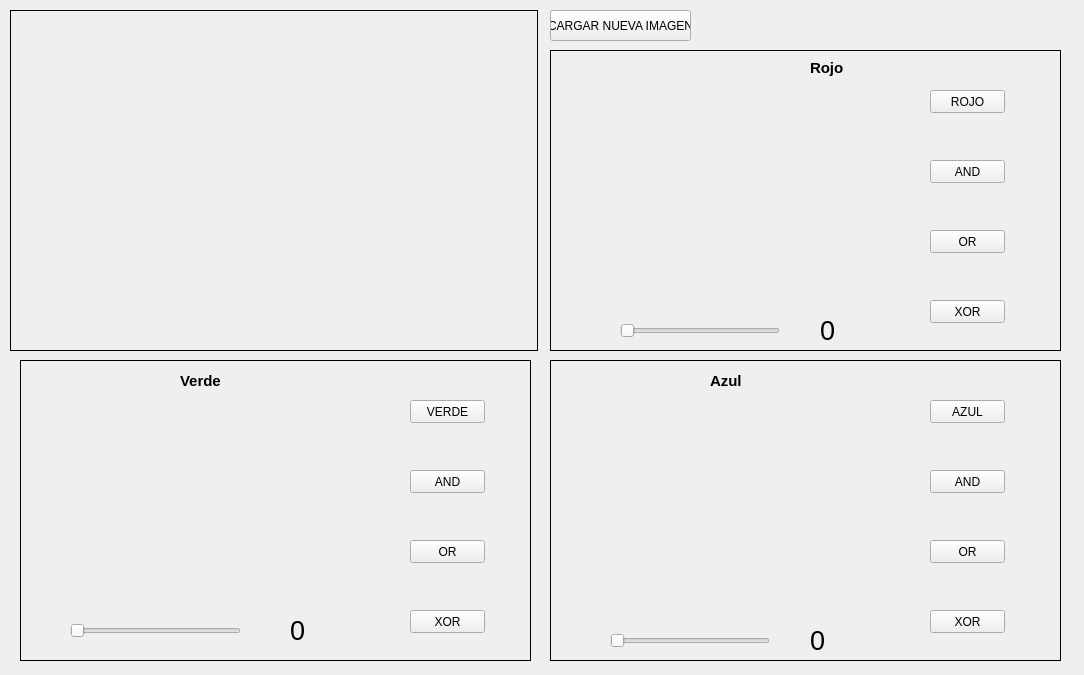
<?xml version="1.0" encoding="UTF-8"?>
<ui version="4.0">
 <class>MainWindow</class>
 <widget class="QMainWindow" name="MainWindow">
  <property name="geometry">
   <rect>
    <x>0</x>
    <y>0</y>
    <width>1084</width>
    <height>675</height>
   </rect>
  </property>
  <property name="windowTitle">
   <string>Manejo de Pixeles de Imagenes</string>
  </property>
  <widget class="QWidget" name="centralwidget">
   <widget class="QLabel" name="label">
    <property name="geometry">
     <rect>
      <x>10</x>
      <y>10</y>
      <width>528</width>
      <height>341</height>
     </rect>
    </property>
    <property name="styleSheet">
     <string notr="true">border: 0.5px solid black;
</string>
    </property>
    <property name="text">
     <string/>
    </property>
   </widget>
   <widget class="QPushButton" name="pushButton_4">
    <property name="geometry">
     <rect>
      <x>550</x>
      <y>10</y>
      <width>141</width>
      <height>31</height>
     </rect>
    </property>
    <property name="text">
     <string>CARGAR NUEVA IMAGEN</string>
    </property>
   </widget>
   <widget class="QWidget" name="widget" native="true">
    <property name="geometry">
     <rect>
      <x>20</x>
      <y>360</y>
      <width>511</width>
      <height>301</height>
     </rect>
    </property>
    <property name="styleSheet">
     <string notr="true"/>
    </property>
    <widget class="QSlider" name="horizontalSlider">
     <property name="geometry">
      <rect>
       <x>50</x>
       <y>260</y>
       <width>171</width>
       <height>22</height>
      </rect>
     </property>
     <property name="maximum">
      <number>255</number>
     </property>
     <property name="orientation">
      <enum>Qt::Horizontal</enum>
     </property>
    </widget>
    <widget class="QLabel" name="label_3">
     <property name="geometry">
      <rect>
       <x>30</x>
       <y>40</y>
       <width>301</width>
       <height>201</height>
      </rect>
     </property>
     <property name="text">
      <string/>
     </property>
    </widget>
    <widget class="QLabel" name="label_6">
     <property name="geometry">
      <rect>
       <x>160</x>
       <y>10</y>
       <width>51</width>
       <height>21</height>
      </rect>
     </property>
     <property name="font">
      <font>
       <pointsize>11</pointsize>
       <weight>75</weight>
       <bold>true</bold>
      </font>
     </property>
     <property name="styleSheet">
      <string notr="true">border: </string>
     </property>
     <property name="text">
      <string>Verde</string>
     </property>
    </widget>
    <widget class="QPushButton" name="pushButton">
     <property name="geometry">
      <rect>
       <x>390</x>
       <y>110</y>
       <width>75</width>
       <height>23</height>
      </rect>
     </property>
     <property name="text">
      <string>AND</string>
     </property>
    </widget>
    <widget class="QPushButton" name="pushButton_2">
     <property name="geometry">
      <rect>
       <x>390</x>
       <y>180</y>
       <width>75</width>
       <height>23</height>
      </rect>
     </property>
     <property name="text">
      <string>OR</string>
     </property>
    </widget>
    <widget class="QPushButton" name="pushButton_3">
     <property name="geometry">
      <rect>
       <x>390</x>
       <y>250</y>
       <width>75</width>
       <height>23</height>
      </rect>
     </property>
     <property name="text">
      <string>XOR</string>
     </property>
    </widget>
    <widget class="QLabel" name="label_8">
     <property name="geometry">
      <rect>
       <x>270</x>
       <y>260</y>
       <width>61</width>
       <height>21</height>
      </rect>
     </property>
     <property name="font">
      <font>
       <pointsize>20</pointsize>
      </font>
     </property>
     <property name="text">
      <string>0</string>
     </property>
    </widget>
    <widget class="QPushButton" name="pushButton_8">
     <property name="geometry">
      <rect>
       <x>390</x>
       <y>40</y>
       <width>75</width>
       <height>23</height>
      </rect>
     </property>
     <property name="text">
      <string>VERDE</string>
     </property>
    </widget>
    <widget class="QWidget" name="widget_6" native="true">
     <property name="geometry">
      <rect>
       <x>0</x>
       <y>0</y>
       <width>511</width>
       <height>301</height>
      </rect>
     </property>
     <property name="styleSheet">
      <string notr="true">border: 1px solid black;</string>
     </property>
    </widget>
    <zorder>widget_6</zorder>
    <zorder>horizontalSlider</zorder>
    <zorder>label_3</zorder>
    <zorder>label_6</zorder>
    <zorder>pushButton</zorder>
    <zorder>pushButton_2</zorder>
    <zorder>pushButton_3</zorder>
    <zorder>label_8</zorder>
    <zorder>pushButton_8</zorder>
   </widget>
   <widget class="QWidget" name="widget_3" native="true">
    <property name="geometry">
     <rect>
      <x>550</x>
      <y>360</y>
      <width>511</width>
      <height>301</height>
     </rect>
    </property>
    <widget class="QLabel" name="label_4">
     <property name="geometry">
      <rect>
       <x>40</x>
       <y>50</y>
       <width>301</width>
       <height>201</height>
      </rect>
     </property>
     <property name="text">
      <string/>
     </property>
    </widget>
    <widget class="QLabel" name="label_7">
     <property name="geometry">
      <rect>
       <x>160</x>
       <y>10</y>
       <width>41</width>
       <height>21</height>
      </rect>
     </property>
     <property name="font">
      <font>
       <pointsize>11</pointsize>
       <weight>75</weight>
       <bold>true</bold>
      </font>
     </property>
     <property name="text">
      <string>Azul</string>
     </property>
    </widget>
    <widget class="QSlider" name="horizontalSlider_2">
     <property name="geometry">
      <rect>
       <x>60</x>
       <y>270</y>
       <width>160</width>
       <height>22</height>
      </rect>
     </property>
     <property name="maximum">
      <number>255</number>
     </property>
     <property name="orientation">
      <enum>Qt::Horizontal</enum>
     </property>
    </widget>
    <widget class="QPushButton" name="pushButton_5">
     <property name="geometry">
      <rect>
       <x>380</x>
       <y>110</y>
       <width>75</width>
       <height>23</height>
      </rect>
     </property>
     <property name="text">
      <string>AND</string>
     </property>
    </widget>
    <widget class="QPushButton" name="pushButton_6">
     <property name="geometry">
      <rect>
       <x>380</x>
       <y>180</y>
       <width>75</width>
       <height>23</height>
      </rect>
     </property>
     <property name="text">
      <string>OR</string>
     </property>
    </widget>
    <widget class="QPushButton" name="pushButton_7">
     <property name="geometry">
      <rect>
       <x>380</x>
       <y>250</y>
       <width>75</width>
       <height>23</height>
      </rect>
     </property>
     <property name="text">
      <string>XOR</string>
     </property>
    </widget>
    <widget class="QPushButton" name="pushButton_9">
     <property name="geometry">
      <rect>
       <x>380</x>
       <y>40</y>
       <width>75</width>
       <height>23</height>
      </rect>
     </property>
     <property name="text">
      <string>AZUL</string>
     </property>
    </widget>
    <widget class="QLabel" name="label_9">
     <property name="geometry">
      <rect>
       <x>260</x>
       <y>270</y>
       <width>61</width>
       <height>21</height>
      </rect>
     </property>
     <property name="font">
      <font>
       <pointsize>20</pointsize>
      </font>
     </property>
     <property name="text">
      <string>0</string>
     </property>
    </widget>
    <widget class="QWidget" name="widget_5" native="true">
     <property name="geometry">
      <rect>
       <x>0</x>
       <y>0</y>
       <width>511</width>
       <height>301</height>
      </rect>
     </property>
     <property name="styleSheet">
      <string notr="true">border: 1px solid black;</string>
     </property>
    </widget>
    <zorder>widget_5</zorder>
    <zorder>label_4</zorder>
    <zorder>label_7</zorder>
    <zorder>horizontalSlider_2</zorder>
    <zorder>pushButton_5</zorder>
    <zorder>pushButton_6</zorder>
    <zorder>pushButton_7</zorder>
    <zorder>pushButton_9</zorder>
    <zorder>label_9</zorder>
   </widget>
   <widget class="QWidget" name="widget_4" native="true">
    <property name="geometry">
     <rect>
      <x>550</x>
      <y>50</y>
      <width>511</width>
      <height>301</height>
     </rect>
    </property>
    <widget class="QLabel" name="label_2">
     <property name="geometry">
      <rect>
       <x>30</x>
       <y>50</y>
       <width>301</width>
       <height>201</height>
      </rect>
     </property>
     <property name="text">
      <string/>
     </property>
    </widget>
    <widget class="QLabel" name="label_5">
     <property name="geometry">
      <rect>
       <x>260</x>
       <y>10</y>
       <width>41</width>
       <height>16</height>
      </rect>
     </property>
     <property name="font">
      <font>
       <pointsize>11</pointsize>
       <weight>75</weight>
       <bold>true</bold>
      </font>
     </property>
     <property name="text">
      <string>Rojo</string>
     </property>
    </widget>
    <widget class="QSlider" name="horizontalSlider_3">
     <property name="geometry">
      <rect>
       <x>70</x>
       <y>270</y>
       <width>160</width>
       <height>22</height>
      </rect>
     </property>
     <property name="maximum">
      <number>255</number>
     </property>
     <property name="orientation">
      <enum>Qt::Horizontal</enum>
     </property>
    </widget>
    <widget class="QLabel" name="label_10">
     <property name="geometry">
      <rect>
       <x>270</x>
       <y>270</y>
       <width>47</width>
       <height>21</height>
      </rect>
     </property>
     <property name="font">
      <font>
       <pointsize>20</pointsize>
      </font>
     </property>
     <property name="text">
      <string>0</string>
     </property>
    </widget>
    <widget class="QPushButton" name="pushButton_10">
     <property name="geometry">
      <rect>
       <x>380</x>
       <y>40</y>
       <width>75</width>
       <height>23</height>
      </rect>
     </property>
     <property name="text">
      <string>ROJO</string>
     </property>
    </widget>
    <widget class="QPushButton" name="pushButton_11">
     <property name="geometry">
      <rect>
       <x>380</x>
       <y>110</y>
       <width>75</width>
       <height>23</height>
      </rect>
     </property>
     <property name="text">
      <string>AND</string>
     </property>
    </widget>
    <widget class="QPushButton" name="pushButton_12">
     <property name="geometry">
      <rect>
       <x>380</x>
       <y>180</y>
       <width>75</width>
       <height>23</height>
      </rect>
     </property>
     <property name="text">
      <string>OR</string>
     </property>
    </widget>
    <widget class="QPushButton" name="pushButton_13">
     <property name="geometry">
      <rect>
       <x>380</x>
       <y>250</y>
       <width>75</width>
       <height>23</height>
      </rect>
     </property>
     <property name="text">
      <string>XOR</string>
     </property>
    </widget>
    <widget class="QWidget" name="widget_2" native="true">
     <property name="geometry">
      <rect>
       <x>0</x>
       <y>0</y>
       <width>511</width>
       <height>301</height>
      </rect>
     </property>
     <property name="styleSheet">
      <string notr="true">border: 1px solid black;
</string>
     </property>
    </widget>
    <zorder>widget_2</zorder>
    <zorder>label_2</zorder>
    <zorder>label_5</zorder>
    <zorder>horizontalSlider_3</zorder>
    <zorder>label_10</zorder>
    <zorder>pushButton_10</zorder>
    <zorder>pushButton_11</zorder>
    <zorder>pushButton_12</zorder>
    <zorder>pushButton_13</zorder>
   </widget>
  </widget>
 </widget>
 <resources/>
 <connections>
  <connection>
   <sender>horizontalSlider</sender>
   <signal>valueChanged(int)</signal>
   <receiver>label_8</receiver>
   <slot>setNum(int)</slot>
   <hints>
    <hint type="sourcelabel">
     <x>205</x>
     <y>633</y>
    </hint>
    <hint type="destinationlabel">
     <x>296</x>
     <y>631</y>
    </hint>
   </hints>
  </connection>
  <connection>
   <sender>horizontalSlider_2</sender>
   <signal>valueChanged(int)</signal>
   <receiver>label_9</receiver>
   <slot>setNum(int)</slot>
   <hints>
    <hint type="sourcelabel">
     <x>697</x>
     <y>632</y>
    </hint>
    <hint type="destinationlabel">
     <x>819</x>
     <y>643</y>
    </hint>
   </hints>
  </connection>
  <connection>
   <sender>horizontalSlider_3</sender>
   <signal>valueChanged(int)</signal>
   <receiver>label_10</receiver>
   <slot>setNum(int)</slot>
   <hints>
    <hint type="sourcelabel">
     <x>759</x>
     <y>330</y>
    </hint>
    <hint type="destinationlabel">
     <x>836</x>
     <y>331</y>
    </hint>
   </hints>
  </connection>
 </connections>
</ui>
